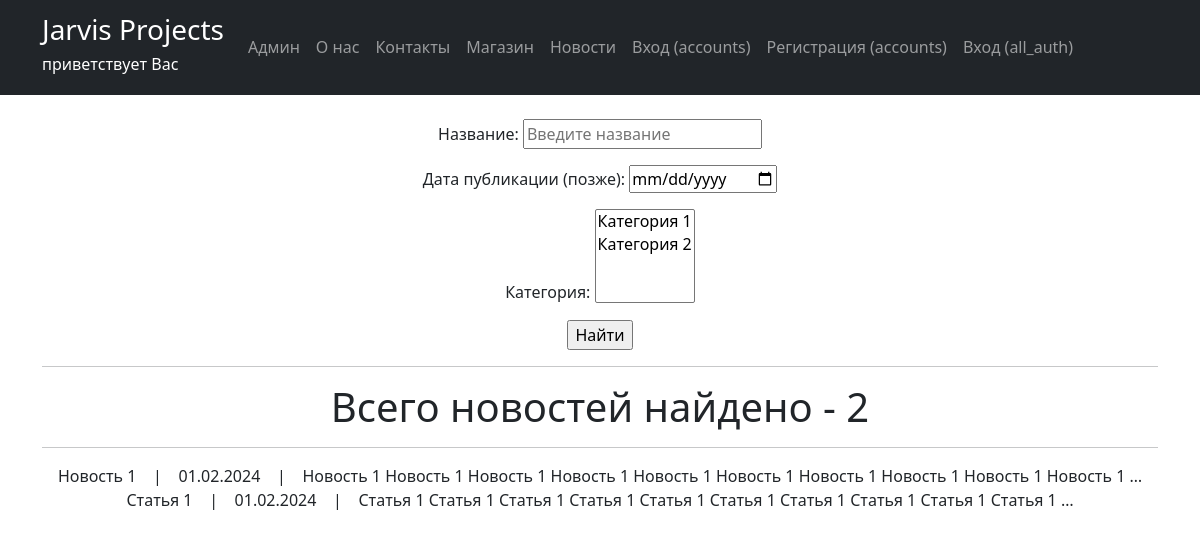
Page /newsportal/posts/search on the earlier database version.
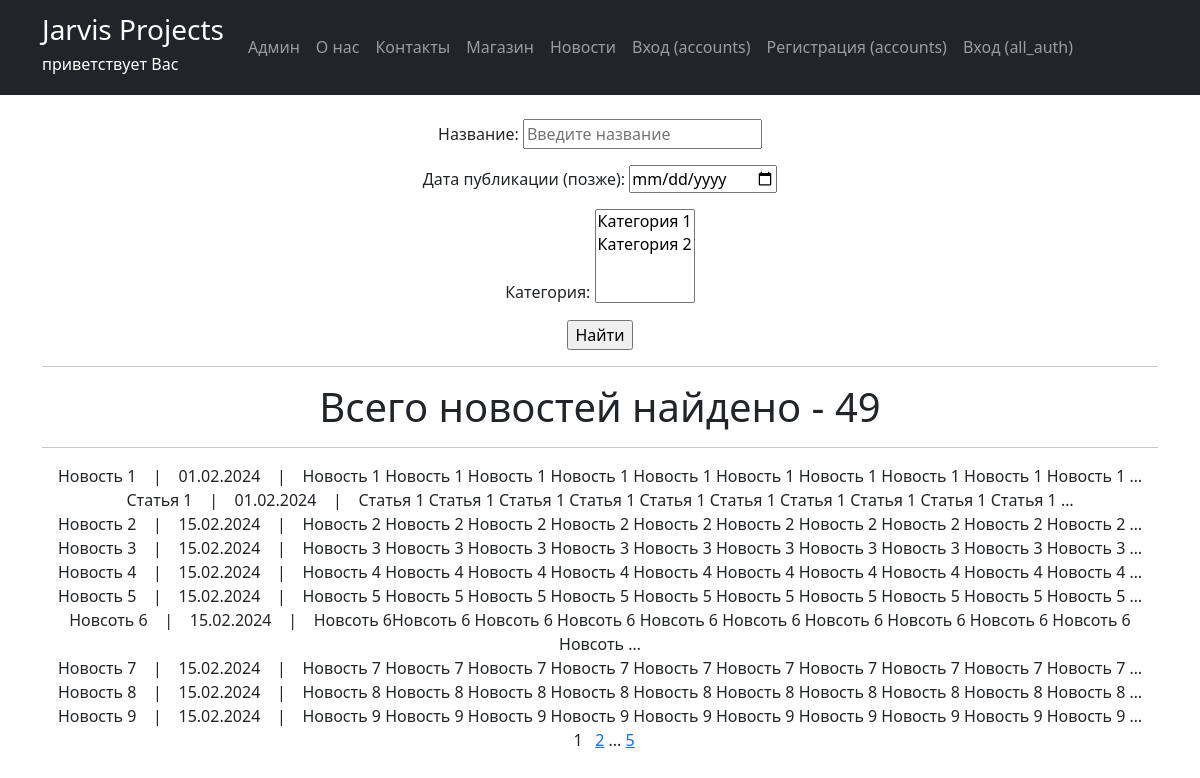
Same page on the later database version.
### newsportal/models.py (models this page shows, shortened)
class Post(models.Model):
    author = models.ForeignKey(Author, on_delete=models.CASCADE)
    postCategory = models.ManyToManyField(Category, through='PostCategory', verbose_name='Категория')
    CATEGORY_CHOICES = (
        ('NW', 'Новость'),
        ('AR', 'Статья'),
    )
    categoryType = models.CharField(max_length=2, choices=CATEGORY_CHOICES)
    dateCreation = models.DateTimeField(auto_now_add=True)
    title = models.CharField(max_length=128, verbose_name='Заголовок')
    text = models.TextField(verbose_name='Содержание')
    rating = models.IntegerField(default=0)
    class Meta:
        verbose_name = 'Контент'
        verbose_name_plural = 'Контент'

### newsportal/views.py (the view)
# urls.py: path('posts/', PostList.as_view(template_name = 'newsportal/posts.html'), name='posts'),
class PostList(ListView):
    model = Post
    ordering = 'dateCreation'
    context_object_name = 'posts'
    paginate_by = 10
    def get_queryset(self):
        queryset = super().get_queryset()
        self.filterset = PostFilter(self.request.GET, queryset)
        return self.filterset.qs
    def get_context_data(self, **kwargs):
        context = super().get_context_data(**kwargs)
        context['total_posts_count'] = self.filterset.qs.count()
        context['filterset'] = self.filterset
        context['user_is_author'] = self.request.user.groups.filter(name='authors').exists()
        context['user_is_not_author'] = not self.request.user.groups.filter(name='authors').exists()
        return context

### newsportal/models.py (called while the page is built)
    def __str__(self):
        return f'{self.name}'

### newsportal/templatetags/custom_filters_newsportal.py (called while the page is built)
@register.filter()
def censor(value):
    stop_list = STOP_LIST_WORDS
    for word in value.split():
        if word.lower() in stop_list:
            value = value.replace(word, f'{word[0]}{"*" * (len(word)-1)}')
    return value

### newsportal/templatetags/custom_tags_newsportal.py (called while the page is built)
@register.simple_tag(takes_context=True)
def url_replace(context, **kwargs):
   d = context['request'].GET.copy()
   for k, v in kwargs.items():
       d[k] = v
   return d.urlencode()

### newsportal/templates/newsportal/posts_search.html (shortened to what this page needs)
{% extends 'flatpages/default.html' %}
{% load custom_filters_newsportal %}
{% load custom_tags_newsportal %}
{% block content %}
    <br>
    <form action="" method="get">
        {{ filterset.form.as_p }}
        <input type="submit" value="Найти" />
    </form>
    <hr>
    <h1>Всего новостей найдено - {{ total_posts_count }}</h1>
    <hr>
    {% if posts %}
           {% for post in posts %}
           <tr>
                {{ post.title|censor }} &nbsp&nbsp | &nbsp&nbsp
                {{ post.dateCreation|date:'d.m.Y'}} &nbsp&nbsp | &nbsp&nbsp
                {{ post.text|truncatewords:20|censor}}
                <br>
           {% endfor %}
    {% endif %}
    {% if total_posts_count > 10 %}
            &nbsp&nbsp{{ page_obj.number }}&nbsp&nbsp
        {% if page_obj.has_next %}
        <a href="?{% url_replace page=page_obj.next_page_number %}">{{ page_obj.next_page_number }}</a>
            {% if paginator.num_pages != page_obj.next_page_number %}
                ...
                <a href="?{% url_replace page=page_obj.paginator.num_pages %}">{{ page_obj.paginator.num_pages }}</a>
            {% endif %}
        {% endif %}
    {% endif %}
{% endblock content %}

Differences in the rows shown:
added Post: title|censor "Новость 2", dateCreation "15.02.2024", text|censor "Новость 2 Новость 2 Новость 2 Новость 2 Новость 2 Новость 2 Новость 2 Новость 2 Новость 2 Новость 2 …"
added Post: title|censor "Новость 3", dateCreation "15.02.2024", text|censor "Новость 3 Новость 3 Новость 3 Новость 3 Новость 3 Новость 3 Новость 3 Новость 3 Новость 3 Новость 3 …"
added Post: title|censor "Новость 4", dateCreation "15.02.2024", text|censor "Новость 4 Новость 4 Новость 4 Новость 4 Новость 4 Новость 4 Новость 4 Новость 4 Новость 4 Новость 4 …"
added Post: title|censor "Новость 5", dateCreation "15.02.2024", text|censor "Новость 5 Новость 5 Новость 5 Новость 5 Новость 5 Новость 5 Новость 5 Новость 5 Новость 5 Новость 5 …"
added Post: title|censor "Новсоть 6", dateCreation "15.02.2024", text|censor "Новсоть 6Новсоть 6 Новсоть 6 Новсоть 6 Новсоть 6 Новсоть 6 Новсоть 6 Новсоть 6 Новсоть 6 Новсоть 6 Новсоть …"
added Post: title|censor "Новость 7", dateCreation "15.02.2024", text|censor "Новость 7 Новость 7 Новость 7 Новость 7 Новость 7 Новость 7 Новость 7 Новость 7 Новость 7 Новость 7 …"
added Post: title|censor "Новость 8", dateCreation "15.02.2024", text|censor "Новость 8 Новость 8 Новость 8 Новость 8 Новость 8 Новость 8 Новость 8 Новость 8 Новость 8 Новость 8 …"
added Post: title|censor "Новость 9", dateCreation "15.02.2024", text|censor "Новость 9 Новость 9 Новость 9 Новость 9 Новость 9 Новость 9 Новость 9 Новость 9 Новость 9 Новость 9 …"
Other differences:
{{ total_posts_count }}: "2" → "49"
{{ page_obj.number }}: (not shown) → "1"
{{ page_obj.next_page_number }}: (not shown) → "2"
{{ page_obj.paginator.num_pages }}: (not shown) → "5"
